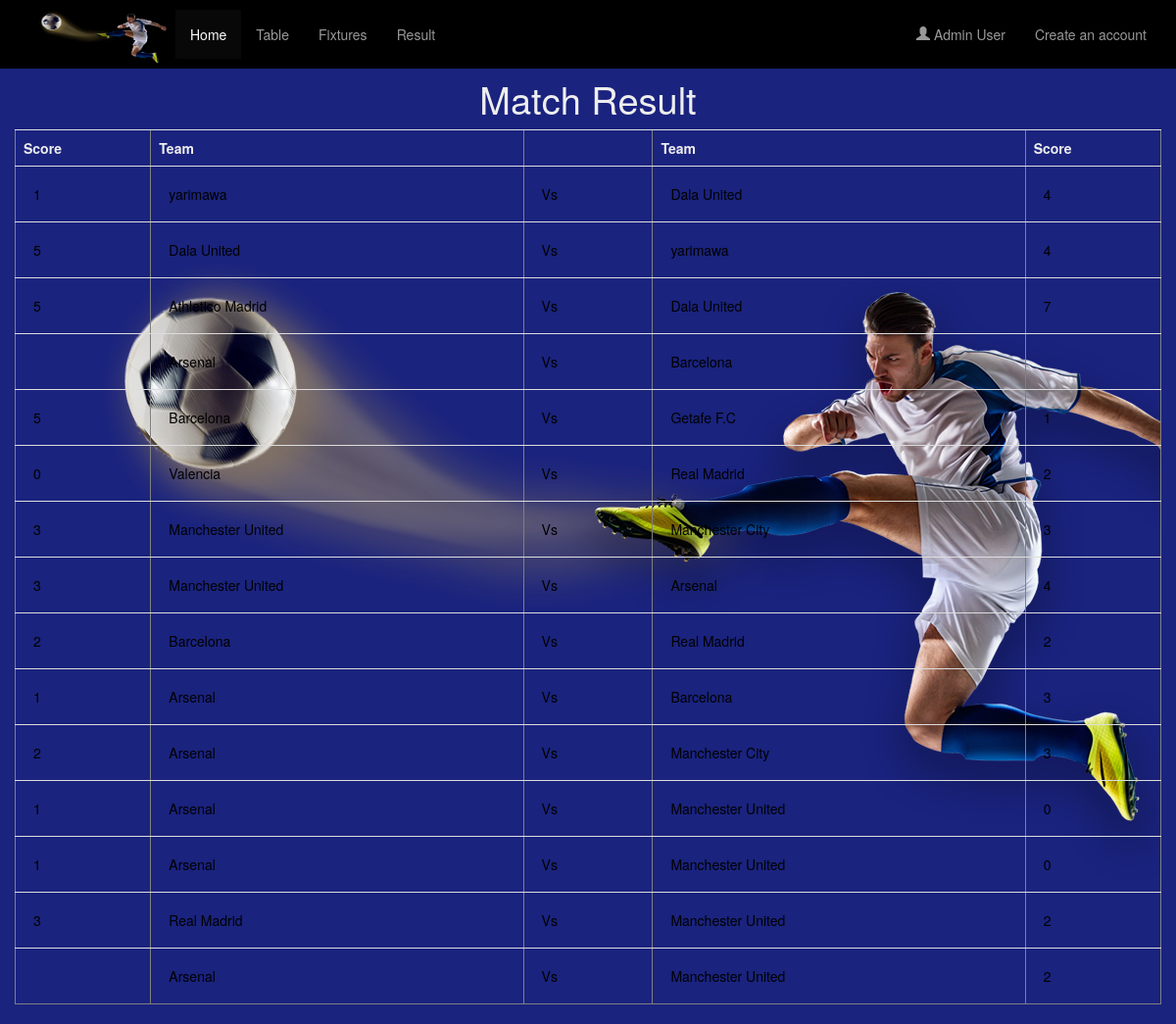
The app's page /results.php with its own data.
### tables this page shows
CREATE TABLE IF NOT EXISTS `match_reports` (
  `id` int(10) NOT NULL AUTO_INCREMENT,
  `team1` varchar(40) NOT NULL,
  `team2` varchar(40) NOT NULL,
  `score1` varchar(2) NOT NULL,
  `score2` varchar(2) NOT NULL,
  `possession1` varchar(3) NOT NULL,
  `possession2` varchar(3) NOT NULL,
  `fouls1` varchar(2) NOT NULL,
  `fouls2` varchar(2) NOT NULL,
  `corners1` varchar(2) NOT NULL,
  `corners2` varchar(2) NOT NULL,
  `freekick1` varchar(2) NOT NULL,
  `freekick2` varchar(2) NOT NULL,
  `yellow1` varchar(2) NOT NULL,
  `yellow2` varchar(2) NOT NULL,
  `red1` varchar(2) NOT NULL,
  `red2` varchar(2) NOT NULL,
  PRIMARY KEY (`id`)
);

### results.php (the view, shortened to what this page needs)
<?php
require("includes/connection.inc.php");
$query = $db->query("SELECT * FROM match_reports ORDER BY id DESC");
?>
<!DOCTYPE html>
<html>
<?php
include 'head.php';
include 'nav.php';
?>
<body style="background: #1a237e;color: #eee" >
<div style="color: #eee" class="container">
	 <h1 style="margin-top: 70px;" align="center"> Match Result</h1>
	<div style="background: url('includes/img/footballer.png')center no-repeat">
	<?php
		echo "<table border='1' class='table table-hover'  style='border-collapse:collapse;cell-padding:10px;'>
				<tr>
				<th>Score</th>
				<th>Team</th>
				<th> </th>
				<th>Team</th>
				<th>Score</th>
				</tr>";
		while($row = $query->fetch_row()){
			echo "<tr>
					<td><a href='report.php?id=".$row[0]."'>".$row[3]."</a></td><td><a href='report.php?id=".$row[0]."'>".$row[1]."</a></a></td>
					<td><a href='report.php?id=".$row[0]."'> Vs </a></td><td><a href='report.php?id=".$row[0]."'>".$row[2]."</a></td>
					<td><a href='report.php?id=".$row[0]."'>".$row[4]."</a></td>
					</tr>";
		}
		echo "</table>";
	?>
</div>
</div>
</body>
</html>

### stylesheets/style.css (style rules this page uses)
body { background-color:white; }
h1 { text-align:center; }
th, td { padding:10px; }
a { color:black; text-decoration:none; }
td a { display:block; padding:10px; }

### includes/css/styles.css (style rules this page uses)
.container { margin-top: 10px; }
body { background-color: transparent; }
body { -webkit-font-smoothing: antialiased; text-rendering: optimizelegibility; }
body { background-color: #eaece3; }

### results.php (style rules this page uses)
td a { text-decoration: none !important; }

### records on screen
match_reports: score1 "1", team1 "yarimawa", team2 "Dala United", score2 "4"
match_reports: score1 "5", team1 "Dala United", team2 "yarimawa", score2 "4"
match_reports: score1 "5", team1 "Athletico Madrid", team2 "Dala United", score2 "7"
match_reports: team1 "Arsenal", team2 "Barcelona"
match_reports: score1 "5", team1 "Barcelona", team2 "Getafe F.C", score2 "1"
match_reports: score1 "0", team1 "Valencia", team2 "Real Madrid", score2 "2"
match_reports: score1 "3", team1 "Manchester United", team2 "Manchester City", score2 "3"
match_reports: score1 "3", team1 "Manchester United", team2 "Arsenal", score2 "4"
match_reports: score1 "2", team1 "Barcelona", team2 "Real Madrid", score2 "2"
match_reports: score1 "1", team1 "Arsenal", team2 "Barcelona", score2 "3"
match_reports: score1 "2", team1 "Arsenal", team2 "Manchester City", score2 "3"
match_reports: score1 "1", team1 "Arsenal", team2 "Manchester United", score2 "0"
match_reports: score1 "1", team1 "Arsenal", team2 "Manchester United", score2 "0"
match_reports: score1 "3", team1 "Real Madrid", team2 "Manchester United", score2 "2"
match_reports: team1 "Arsenal", team2 "Manchester United", score2 "2"
